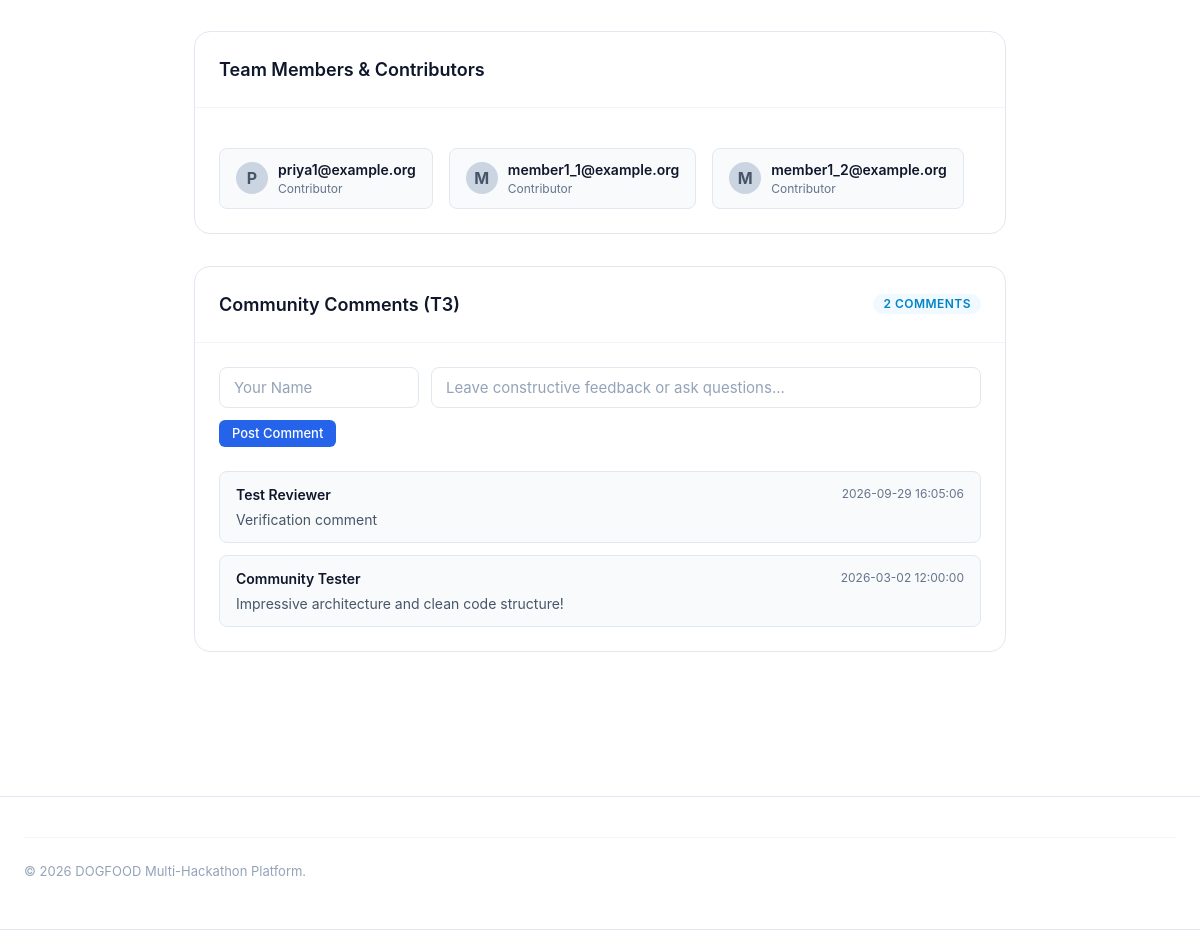
The app's page /hackathon/project-detail.html (lower part), older data.
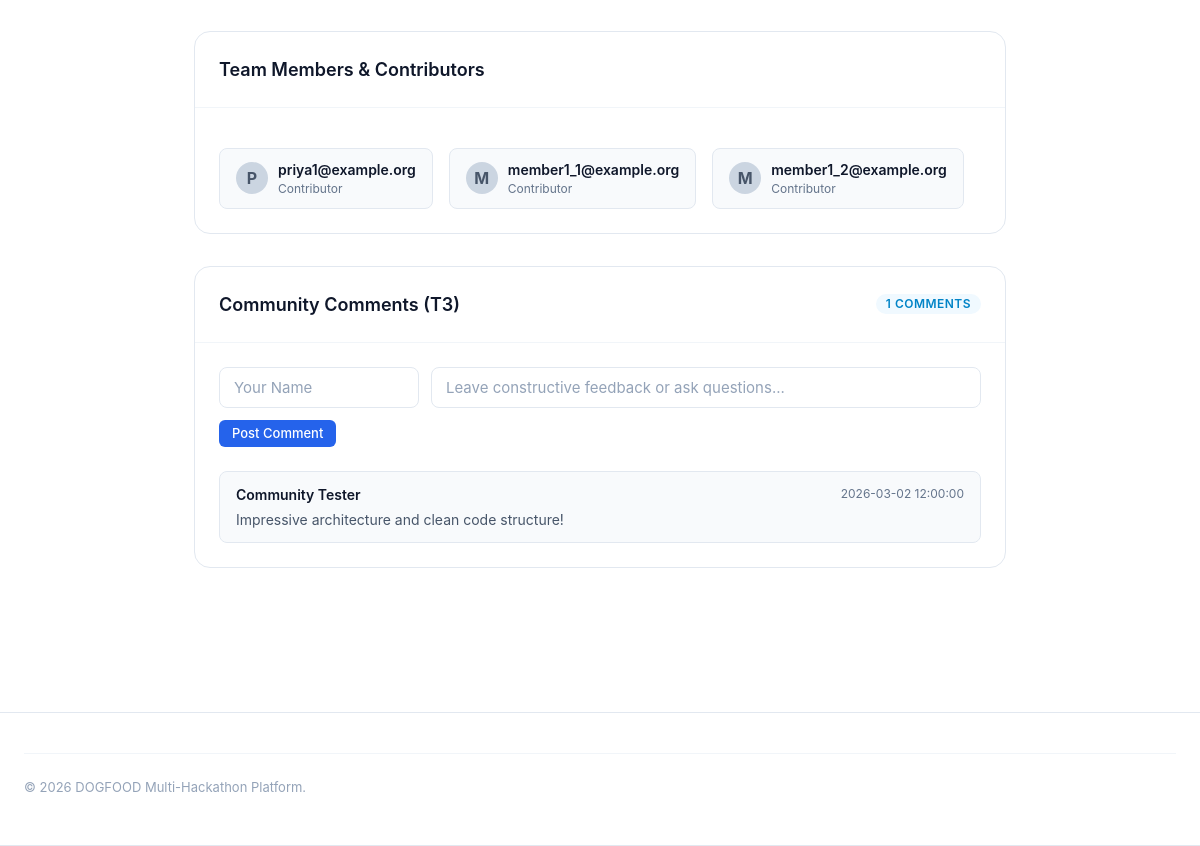
The same page, newer data.
### tables this page shows
CREATE TABLE comments (
            id INTEGER PRIMARY KEY AUTOINCREMENT,
            project_id TEXT,
            author TEXT,
            content TEXT,
            created_at TEXT
        );

### app.py (the view, shortened to what this page needs)
@app.route("/hackathon/project-detail.html")
def project_detail_view():
    project_id = request.args.get("id", "prj_01")
    event = get_event_data()
    db = get_db()
    cur = db.execute(
        """SELECT p.*, t.name AS track_name, tm.name AS team_name, tm.members AS members_json
           FROM projects p
           LEFT JOIN tracks t ON p.track = t.id
           LEFT JOIN teams tm ON p.team = tm.id
           WHERE p.id = ?""",
        (project_id,),
    )
    row = cur.fetchone()
    project = dict(row)
    try:
        project["members"] = json.loads(project.get("members_json") or "[]")
    except Exception:
        project["members"] = []
    c_cur = db.execute("SELECT * FROM comments WHERE project_id = ? ORDER BY id DESC", (project["id"],))
    comments = [dict(c) for c in c_cur.fetchall()]
    user = get_current_user()
    return render_template(
        "hackathon/project-detail.html", event=event, project=project, comments=comments, user=user
    )

### app.py (called while the page is built, shortened)
def get_db():
    if "db" not in g:
        g.db = sqlite3.connect(DB_PATH)
        g.db.row_factory = sqlite3.Row
    return g.db

def get_current_user():
    token = request.cookies.get("session")
    if not token:
        raw_cookie = request.headers.get("Cookie") or request.environ.get("HTTP_COOKIE") or ""
        for item in raw_cookie.split(";"):
            item = item.strip()
            if item.startswith("session="):
                token = item.split("=", 1)[1].strip()
                break
    if not token and "Authorization" in request.headers:
        auth = request.headers.get("Authorization", "").strip()
        if auth.startswith("Bearer "):
            token = auth[7:].strip()
        elif auth.startswith("Token "):
            token = auth[6:].strip()
    if not token:
        return None

def get_event_data():
    db = get_db()
    cur = db.execute("SELECT * FROM events LIMIT 1")
    event = cur.fetchone()
    if event:
        return dict(event)
    return {
        "id": "evt_01",
        "name": "Sample Hack 2026",
        "submissions_close": "2026-03-01T18:00:00Z",
    }

### templates/hackathon/project-detail.html (shortened to what this page needs)
<!DOCTYPE html>
<html lang="en">
<head>
  <link rel="stylesheet" href="/css/styles.css">
  <link rel="stylesheet" href="/css/components.css">
</head>
<body>
  <div class="page-header-strip">
  <main style="padding: 40px 0 80px;">
    <div class="container container-narrow">
      <section class="card">
        <div class="card-header">
          <h2 style="font-size: 1.125rem; font-weight: 600; color: var(--color-text-title);">Team Members & Contributors</h2>
        </div>
        <div class="card-body">
          {% if project.members %}
          <div style="display: flex; gap: 16px; flex-wrap: wrap; margin-top: 16px;">
            {% for m in project.members %}
            <div style="display: flex; align-items: center; gap: 10px; background: var(--color-canvas); padding: 10px 16px; border-radius: var(--radius-md); border: 1px solid var(--color-border);">
              <div style="width: 32px; height: 32px; border-radius: 50%; background: #CBD5E1; display: flex; align-items: center; justify-content: center; font-weight: 700;">{{ m[0]|upper }}</div>
              <div>
                <div style="font-weight: 600; font-size: 0.875rem; color: var(--color-text-title);">{{ m }}</div>
                <div style="font-size: 0.75rem; color: var(--color-text-muted);">Contributor</div>
              </div>
            </div>
            {% endfor %}
          </div>
          {% endif %}
        </div>
      </section>
      <section class="card" style="margin-top: 32px;">
        <div class="card-header" style="display: flex; justify-content: space-between; align-items: center;">
          <h2 style="font-size: 1.125rem; font-weight: 600; color: var(--color-text-title);">Community Comments (T3)</h2>
          <span class="badge badge-active">{{ comments|length }} Comments</span>
        </div>
        <div class="card-body">
          <form id="comment-form" onsubmit="postComment(event)" style="margin-bottom: 24px;">
            <div style="display: grid; grid-template-columns: 200px 1fr; gap: 12px; margin-bottom: 12px;">
              <input type="text" id="comment-author" class="form-input" placeholder="Your Name" required>
              <input type="text" id="comment-content" class="form-input" placeholder="Leave constructive feedback or ask questions..." required>
            </div>
            <button type="submit" class="btn btn-primary btn-sm">Post Comment</button>
          </form>
          <div id="comments-list" style="display: flex; flex-direction: column; gap: 12px;">
            {% for c in comments %}
            <div style="padding: 12px 16px; background: var(--color-canvas); border: 1px solid var(--color-border); border-radius: var(--radius-md);">
              <div style="display: flex; justify-content: space-between; align-items: center; margin-bottom: 4px;">
                <span style="font-weight: 600; font-size: 0.875rem; color: var(--color-text-title);">{{ c.author }}</span>
                <span style="font-size: 0.75rem; color: var(--color-text-muted);">{{ c.created_at }}</span>
              </div>
              <p style="font-size: 0.875rem; color: var(--color-text-body); margin: 0;">{{ c.content }}</p>
            </div>
            {% endfor %}
          </div>
        </div>
      </section>
    </div>
  </main>
  <footer class="footer">
    <div class="container footer-inner">
      <div class="footer-bottom">
        <p>© 2026 DOGFOOD Multi-Hackathon Platform.</p>
      </div>
    </div>
  </footer>
</body>
</html>

Row changes from the older to the newer data that the page shows:
removed comments: author "Test Reviewer", created_at "2026-09-29 16:05:06", content "Verification comment"
Text that changed along with them:
{{ comments|length }}: "2" → "1"
